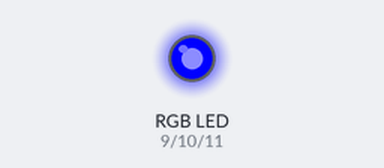
Bench run of a sketch on a simulated Arduino Uno, built with avr-gcc and run on an emulated ATmega328P. Parts: an RGB LED mixed from three pins (HIGH = lit).

Above: at 0.5 s.
At 1.5 s:
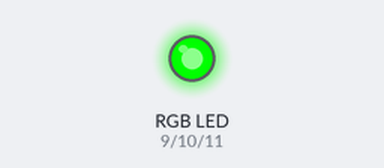
At 2.5 s:
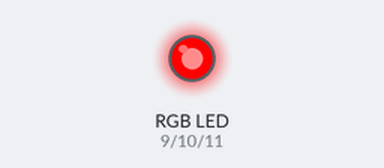
At 3.5 s:
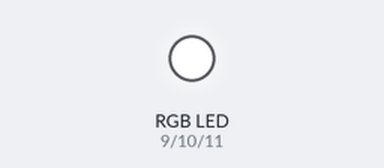
At 4.5 s:
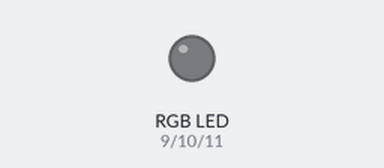
Timing chart, 0 to 6.5 s (numbered marks = the images above):
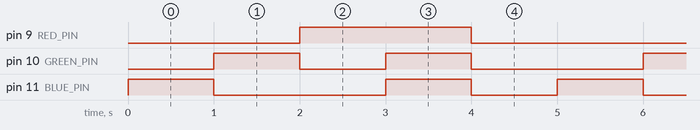

The sketch:

BlinkRGB.ino
```cpp
//KY016 3-color LED module
static const int RED_PIN = 9;
static const int GREEN_PIN = 10;
static const int BLUE_PIN = 11;

static const int RED_COLOR[3] = {0, 0, 255};
static const int GREEN_COLOR[3] = {0, 255, 0};
static const int BLUE_COLOR[3] = {255, 0, 0};
static const int WHITE_COLOR[3] = {255, 255, 255};
static const int OFF_COLOR[3] = {0, 0, 0};

static const int secuence[5] = {RED_COLOR, GREEN_COLOR, BLUE_COLOR, WHITE_COLOR, OFF_COLOR};

unsigned long startTime = 0, currentTime = 0;

int cont = 0;

void setup () {

  pinMode (RED_PIN, OUTPUT);
  pinMode (GREEN_PIN, OUTPUT);
  pinMode (BLUE_PIN, OUTPUT);

  startTime = millis();
}

void loop () {

  currentTime = millis() - startTime;

  if(currentTime >= 1000) {

    startTime = millis();
    cont ++;

    if(cont > 4) {
      cont = 0;
    }
  }

  showColor(secuence[cont]);
}

void showColor(int color[3]) {

  digitalWrite(RED_PIN, color[0]);
  digitalWrite(GREEN_PIN, color[1]);
  digitalWrite(BLUE_PIN, color[2]);
}
```

Measured:
- by itself, pin 9 (RED_PIN): alternates HIGH for 2.0 s and LOW for 3.0 s
- by itself, pin 10 (GREEN_PIN): repeats every 5.0 s: LOW 1.0 s, HIGH 1.0 s, LOW 2.0 s, HIGH 1.0 s
- by itself, pin 11 (BLUE_PIN): repeats every 5.0 s: LOW 2.0 s, HIGH 1.0 s, LOW 1.0 s, HIGH 1.0 s
